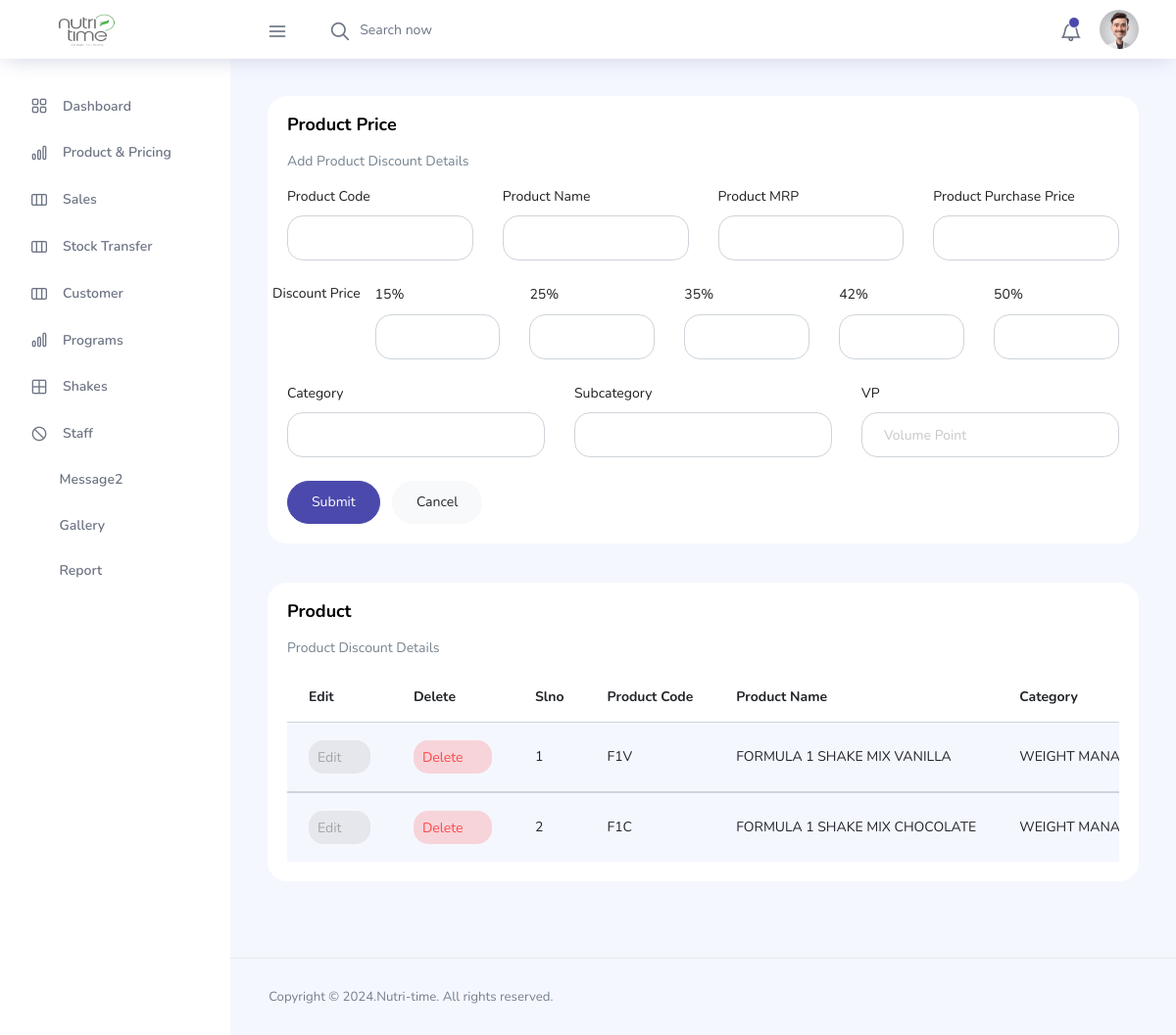
The page /Admin/pages/admin-price.php (signed in) on the database as committed earlier.
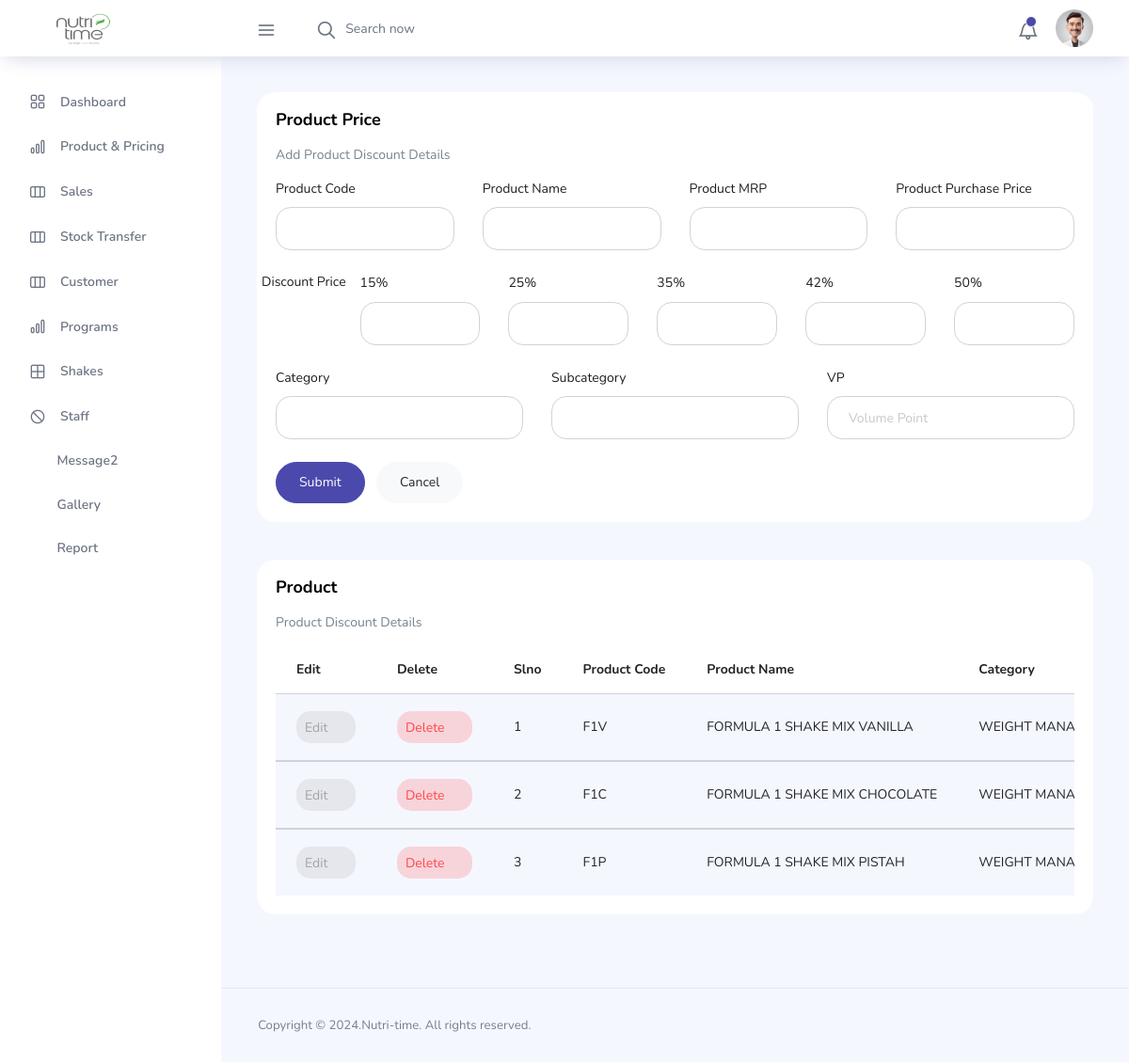
The same page on the database as committed later.
### tables this page shows
CREATE TABLE `price` (
  `pri_id` int(11) NOT NULL,
  `pro_name` varchar(50) NOT NULL,
  `pro_code` varchar(20) NOT NULL,
  `pro_category` varchar(50) NOT NULL,
  `pro_subcat` varchar(50) NOT NULL,
  `pro_mrp` varchar(10) NOT NULL,
  `pro_price` varchar(20) NOT NULL,
  `pro_dis0` varchar(10) NOT NULL DEFAULT '1',
  `pro_dis15` varchar(10) NOT NULL,
  `pro_dis25` varchar(10) NOT NULL,
  `pro_dis35` varchar(10) NOT NULL,
  `pro_dis42` varchar(10) NOT NULL,
  `pro_dis50` varchar(10) NOT NULL,
  `pro_vp` varchar(100) NOT NULL,
  `pro_vptotal` varchar(10) NOT NULL,
  `pro_scoop` varchar(10) NOT NULL,
  `pro_scoop15` varchar(10) NOT NULL,
  `pro_scoop25` varchar(10) NOT NULL,
  `pro_scoop35` varchar(10) NOT NULL,
  `pro_scoop42` varchar(10) NOT NULL,
  `pro_scoop50` varchar(10) NOT NULL,
  `pro_quantity` varchar(10) NOT NULL,
  `pro_curquantity` varchar(10) NOT NULL,
  `pro_hsn` varchar(200) NOT NULL,
  `pro_img` varchar(100) NOT NULL,
  `pro_date` varchar(100) NOT NULL
);

### Admin/pages/admin-price.php (the view, shortened to what the changed rows need)
<?php
include './connect.php';
?>
<!DOCTYPE html>
<html lang="en">
<head>
  <link rel="stylesheet" href="../vendors/feather/feather.css">
  <link rel="stylesheet" href="../vendors/ti-icons/css/themify-icons.css">
  <link rel="stylesheet" href="../vendors/css/vendor.bundle.base.css">
  <link rel="stylesheet" href="../vendors/select2/select2.min.css">
  <link rel="stylesheet" href="../vendors/select2-bootstrap-theme/select2-bootstrap.min.css">
  <link rel="stylesheet" href="../css/vertical-layout-light/style.css">
</head>
<body>
  <div class="container-scroller">
    <?php
    include './topbar.php';
    ?>
    <div class="main-panel">
      <div class="content-wrapper">
        <div class="row">
          <div class="col-12 grid-margin stretch-card">
            <div class="card">
              <div class="card-body">
                <h1 class="card-title">Product Price</h1>
              </div>
            </div>
          </div>
        </div>
        <div class="row ">
          <div class="col-lg-12 grid-margin stretch-card">
            <div class="card">
              <div class="card-body">
                <div class="table-responsive">
                  <table class="table table-striped">
                    <thead>
                      <tr>
                        <th>Edit</th>
                        <th>Delete</th>
                        <th>Slno</th>
                        <th>Product Code</th>
                        <th>Product Name</th>
                        <th>Category</th>
                      </tr>
                    </thead>
                    <?php
                    $sql = mysqli_query($conn, "SELECT * FROM price ORDER BY pri_id ");
                    $serialNo = 1;
                    while ($row = mysqli_fetch_assoc($sql)) {
                      $pri_id = $row['pri_id'];
                      $pri_cod = $row['pro_code'];
                      $pri_nam = $row['pro_name'];
                      $pri_cat = $row['pro_category'];
                    ?>
                      <tbody>
                        <tr>
                          <td><a href="admin-price.php?pid=<?php echo $pri_id; ?>" class="btn btn-inverse-secondary btn-icon-text p-2">Edit<i class="ti-pencil-alt btn-icon-append"></i></a></td>
                          <td><a href="admin-price.php?pd_id=<?php echo $pri_id; ?>" class="btn btn-inverse-danger btn-icon-text p-2">Delete<i class="ti-trash btn-icon-prepend"></i></a></td>
                          <td class="py-1"><?php echo $serialNo++; ?></td>
                          <td class="py-1"><?php echo $pri_cod; ?></td>
                          <td><?php echo $pri_nam; ?></td>
                          <td><?php echo $pri_cat; ?></td>
                        </tr>
                      </tbody>
                    <?php
                    }
                    ?>
                  </table>
                </div>
              </div>
            </div>
          </div>
        </div>
      </div>
    </div>
  </div>
  </div>
</body>
</html>

Rows that differ between the two databases and show on the page:
added price: pro_code "F1P", pro_name "FORMULA 1 SHAKE MIX PISTAH", pro_category "WEIGHT…"
